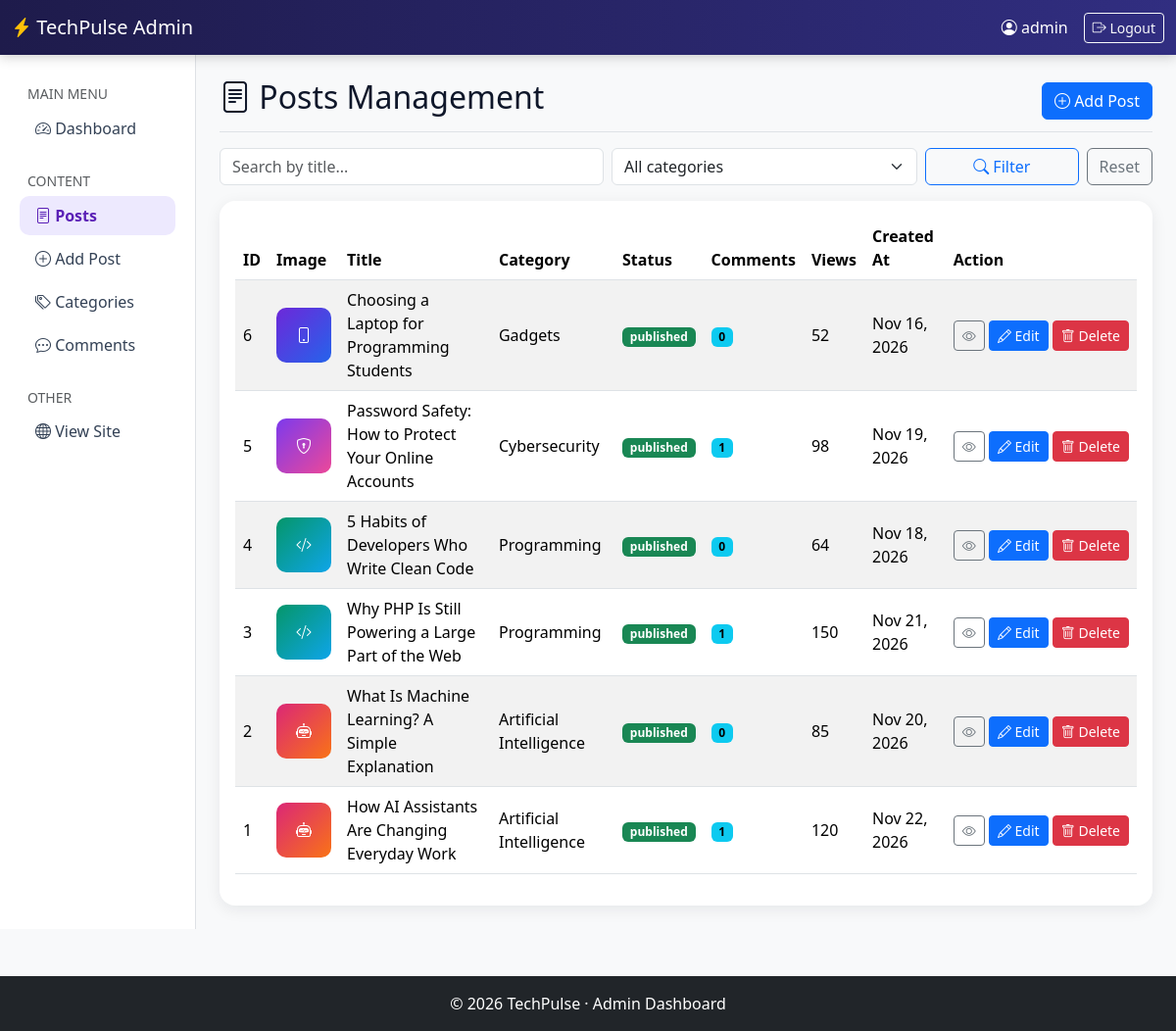
Screenshot of /admin/posts/posts.php (signed in) with the database file from the repository.
### tables this page shows
CREATE TABLE posts (
  id          INT UNSIGNED NOT NULL AUTO_INCREMENT,
  category_id INT UNSIGNED NOT NULL,
  title       VARCHAR(200) NOT NULL,
  content     TEXT         NOT NULL,
  image       VARCHAR(255) NULL,
  status      ENUM('published','draft') NOT NULL DEFAULT 'published',
  views       INT UNSIGNED NOT NULL DEFAULT 0,
  created_at  TIMESTAMP    NOT NULL DEFAULT CURRENT_TIMESTAMP,
  PRIMARY KEY (id),
  KEY idx_posts_category (category_id),
  KEY idx_posts_status_date (status, created_at),
  CONSTRAINT fk_posts_category FOREIGN KEY (category_id)
    REFERENCES categories (id) ON DELETE RESTRICT ON UPDATE CASCADE
);

CREATE TABLE categories (
  id          INT UNSIGNED NOT NULL AUTO_INCREMENT,
  name        VARCHAR(80)  NOT NULL,
  description VARCHAR(255) NULL,
  icon        VARCHAR(40)  NOT NULL DEFAULT 'bi-cpu',
  created_at  TIMESTAMP    NOT NULL DEFAULT CURRENT_TIMESTAMP,
  PRIMARY KEY (id),
  UNIQUE KEY uq_category_name (name)
);

### config/functions.php (called while the page is built, shortened)
<?php
function e(mixed $value): string
{
    return htmlspecialchars((string) $value, ENT_QUOTES | ENT_SUBSTITUTE, 'UTF-8');
}
function fmt_date(string $date): string
{
    return date('M j, Y', strtotime($date));
}

### admin/posts/posts.php (the view, shortened to what this page needs)
<?php
require_once __DIR__ . '/../../config/bootstrap.php';
$q       = trim((string) ($_GET['q'] ?? ''));
$page    = max(1, (int) ($_GET['page'] ?? 1));
$perPage = 8;
$where  = ['1=1'];
$params = [];
$whereSql = implode(' AND ', $where);
$stmt = $pdo->prepare("SELECT COUNT(*) FROM posts p WHERE $whereSql");
$stmt->execute($params);
$total  = (int) $stmt->fetchColumn();
$pages  = max(1, (int) ceil($total / $perPage));
$page   = min($page, $pages);
$offset = ($page - 1) * $perPage;
$stmt = $pdo->prepare(
    "SELECT p.id, p.title, p.image, p.status, p.views, p.created_at, p.category_id,
            c.name AS category_name, c.icon,
            (SELECT COUNT(*) FROM comments m WHERE m.post_id = p.id) AS comments_count
       FROM posts p JOIN categories c ON c.id = p.category_id
      WHERE $whereSql
      ORDER BY p.id DESC
      LIMIT :lim OFFSET :off"
);
$stmt->bindValue(':lim', $perPage, PDO::PARAM_INT);
$stmt->bindValue(':off', $offset, PDO::PARAM_INT);
$stmt->execute();
$posts = $stmt->fetchAll();
include __DIR__ . '/../includes/header.php';
include __DIR__ . '/../includes/sidebar.php';
?>
<main class="col-md-9 ms-sm-auto col-lg-10 px-md-4">
    <div class="py-4">
        <div class="d-flex justify-content-between flex-wrap align-items-center pb-2 mb-3 border-bottom">
            <h1 class="h2"><i class="bi bi-file-text"></i> Posts Management</h1>
            <a href="addpost.php" class="btn btn-primary"><i class="bi bi-plus-circle"></i> Add Post</a>
        </div>
        <form method="get" class="row g-2 mb-3">
            <div class="col-md-5"><input class="form-control" name="q" value="<?= e($q) ?>" placeholder="Search by title..."></div>
            <div class="col-md-4">
                <select class="form-select" name="cat">
                    <option value="">All categories</option>
                </select>
            </div>
            <div class="col-md-3 d-flex gap-2">
                <button class="btn btn-outline-primary flex-grow-1"><i class="bi bi-search"></i> Filter</button>
                <a href="posts.php" class="btn btn-outline-secondary">Reset</a>
            </div>
        </form>
        <div class="card side-card">
            <div class="card-body">
                <div class="table-responsive">
                    <table class="table table-striped table-hover align-middle">
                        <thead>
                            <tr><th>ID</th><th>Image</th><th>Title</th><th>Category</th><th>Status</th><th>Comments</th><th>Views</th><th>Created At</th><th>Action</th></tr>
                        </thead>
                        <tbody>
                        <?php foreach ($posts as $row): ?>
                            <tr>
                                <td><?= (int) $row['id'] ?></td>
                                <td>
                                    <?php if ($row['image']): ?>
                                        <img class="thumb" src="<?= e(UPLOAD_URL . $row['image']) ?>" alt="">
                                    <?php else: ?>
                                        <span class="thumb-empty grad-<?= (int) $row['category_id'] % 4 ?>"><i class="bi <?= e($row['icon']) ?>"></i></span>
                                    <?php endif; ?>
                                </td>
                                <td><?= e($row['title']) ?></td>
                                <td><?= e($row['category_name']) ?></td>
                                <td><span class="badge <?= $row['status'] === 'published' ? 'text-bg-success' : 'text-bg-secondary' ?>"><?= e($row['status']) ?></span></td>
                                <td><span class="badge text-bg-info"><?= (int) $row['comments_count'] ?></span></td>
                                <td><?= (int) $row['views'] ?></td>
                                <td><?= e(fmt_date($row['created_at'])) ?></td>
                                <td class="text-nowrap">
                                    <?php if ($row['status'] === 'published'): ?>
                                        <a href="<?= BASE_URL ?>/post.php?id=<?= (int) $row['id'] ?>" target="_blank" class="btn btn-sm btn-outline-secondary" title="View"><i class="bi bi-eye"></i></a>
                                    <?php endif; ?>
                                    <a href="editpost.php?id=<?= (int) $row['id'] ?>" class="btn btn-sm btn-primary"><i class="bi bi-pencil"></i> Edit</a>
                                    <button class="btn btn-sm btn-danger" data-bs-toggle="modal" data-bs-target="#deleteModal"
                                            data-id="<?= (int) $row['id'] ?>" data-title="<?= e($row['title']) ?>">
                                        <i class="bi bi-trash"></i> Delete
                                    </button>
                                </td>
                            </tr>
                        <?php endforeach; ?>
                        </tbody>
                    </table>
                </div>
            </div>
        </div>
    </div>
</main>
<?php include __DIR__ . '/../includes/footer.php'; ?>

### assets/css/style.css (style rules this page uses)
:root { --ink: #0f172a; }
body { background: #f4f6fb; color: var(--ink); font-family: system-ui, -apple-system, "Segoe UI", Roboto, sans-serif; }
.grad-0 { background: linear-gradient(135deg, #6d28d9, #2563eb); }
.grad-1 { background: linear-gradient(135deg, #db2777, #f97316); }
.grad-2 { background: linear-gradient(135deg, #059669, #0ea5e9); }
.grad-3 { background: linear-gradient(135deg, #7c3aed, #ec4899); }
.side-card { border: 0; border-radius: 16px; box-shadow: 0 4px 16px rgba(15,23,42,.08); }
.thumb-empty { width: 56px; height: 56px; border-radius: 10px; display: inline-flex; align-items: center; justify-content: center; color: #fff; }

### rows the page displays
posts: id "6", title "Choosing a Laptop for Programming Students", category.name "Gadgets", status "published", comments_count "0", views "52", created_at "Nov 16, 2026"
posts: id "5", title "Password Safety: How to Protect Your Online Accounts", category.name "Cybersecurity", status "published", comments_count "1", views "98", created_at "Nov 19, 2026"
posts: id "4", title "5 Habits of Developers Who Write Clean Code", category.name "Programming", status "published", comments_count "0", views "64", created_at "Nov 18, 2026"
posts: id "3", title "Why PHP Is Still Powering a Large Part of the Web", category.name "Programming", status "published", comments_count "1", views "150", created_at "Nov 21, 2026"
posts: id "2", title "What Is Machine Learning? A Simple Explanation", category.name "Artificial Intelligence", status "published", comments_count "0", views "85", created_at "Nov 20, 2026"
posts: id "1", title "How AI Assistants Are Changing Everyday Work", category.name "Artificial Intelligence", status "published", comments_count "1", views "120", created_at "Nov 22, 2026"

### other values shown
$_SESSION['username'] "admin"
